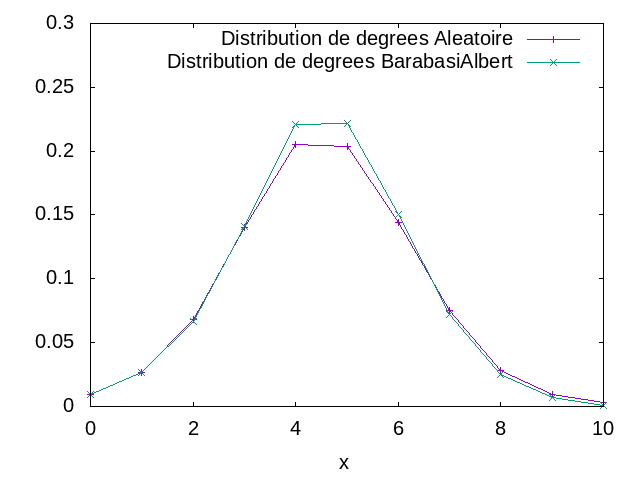

Here is the gnuplot script that generated this plot:
set terminal png 15
set encoding utf8
set output "distributionDistanceBaraAlea.png"
set xrange [0:10]
set yrange [0:0.3]
set xlabel "x"

plot "file_distributionDistanceAleatoire" t "Distribution de degrees Aleatoire" with linesp lt 1 pt 1,"file_distributionDistanceBarabasiAlbert" t "Distribution de degrees BarabasiAlbert" with linesp lt 2 pt 2
